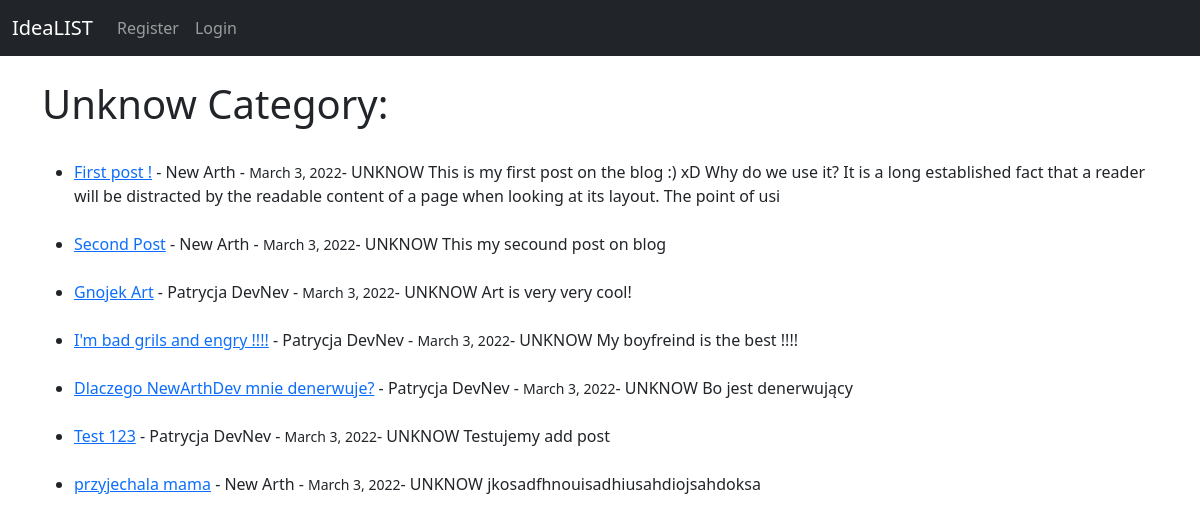
The page /category/UNKNOW/ on the database its author committed.
### theblog/models.py (models this page shows, shortened)
class Post(models.Model):
    title = models.CharField(max_length=255)
    title_TAG = models.CharField(max_length=255, default="My BLOG! " )  # on nie zostawił
    author = models.ForeignKey(User, on_delete=models.CASCADE,default = User)
    body = models.TextField()
    post_date = models.DateField(auto_now_add=True)
    category = models.CharField(max_length=100)

### theblog/views.py (the view)
# urls.py: path('category/<str:cats>/', CategoryView, name='category'),
def CategoryView(request, cats):
    category_posts = Post.objects.filter(category=cats)
    return render(request, 'categories.html',{'cats' : cats.title(), 'category_posts' : category_posts })

### theblog/templates/categories.html (shortened to what this page needs)
{% extends 'base.html' %}
{% block content %}
    {% if category_posts %}
        <h1>{{ cats }} Category: </h1><br>
        <ul>
            {% for post in category_posts %}
            <li><a href="{% url 'article-detail' post.pk %}"> {{ post.title }}</a>
                - {{ post.author.first_name }}
                {{ post.author.last_name }} - <small>{{ post.post_date }}</small>- {{ post.category }}
            {{ post.body|slice:":200"|safe }}</li><br/>
            {% endfor %}
        </ul>
    {% else %}
        <h1><center>ERROR !</h1>
    {% endif %}
{% endblock %}

### rows shown on the page
Post: title "First post !", author.first_name "New", author.last_name "Arth", post_date "March 3, 2022", category "UNKNOW", body "This is my first post on the blog :) xD Why do we use it? It is a long established fact that a reader will be distracted by the readable content of a page when looking at its layout. The point of usi"
Post: title "Second Post", author.first_name "New", author.last_name "Arth", post_date "March 3, 2022", category "UNKNOW", body "This my secound post on blog"
Post: title "Gnojek Art", author.first_name "Patrycja", author.last_name "DevNev", post_date "March 3, 2022", category "UNKNOW", body "Art is very very cool!"
Post: title "I'm bad grils and engry !!!!", author.first_name "Patrycja", author.last_name "DevNev", post_date "March 3, 2022", category "UNKNOW", body "My boyfreind is the best !!!!"
Post: title "Dlaczego NewArthDev mnie denerwuje?", author.first_name "Patrycja", author.last_name "DevNev", post_date "March 3, 2022", category "UNKNOW", body "Bo jest denerwujący"
Post: title "Test 123", author.first_name "Patrycja", author.last_name "DevNev", post_date "March 3, 2022", category "UNKNOW", body "Testujemy add post"
Post: title "przyjechala mama", author.first_name "New", author.last_name "Arth", post_date "March 3, 2022", category "UNKNOW", body "jkosadfhnouisadhiusahdiojsahdoksa"

### other values the page prints
{{ cats }} "Unknow"
